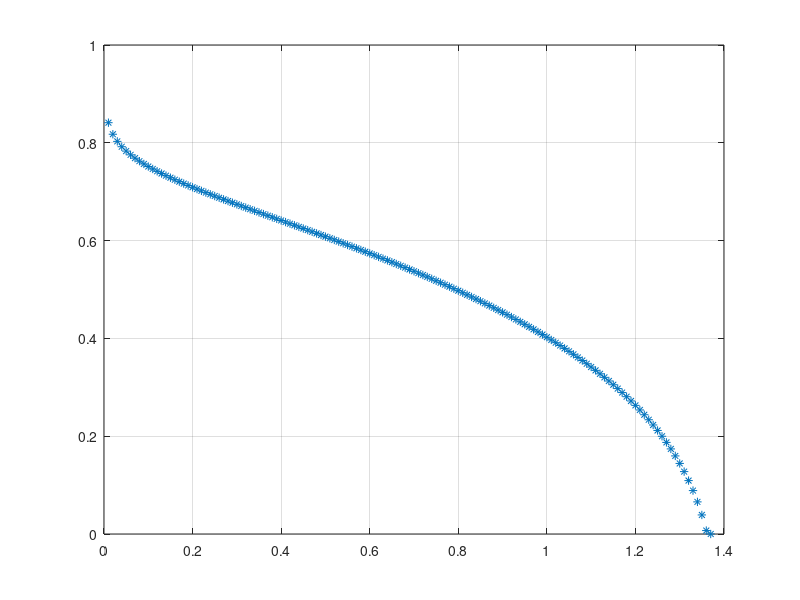

MATLAB code to generate this figure: (Note: this script raises an error after producing the figure.)
%% =====================Fuel Cell Modelling============================= %%


%Set variables

R =  8.314;     %ideal gas constant
F = 96487;      %Faraday's constant (coulombs)
T_c = 90;       %Temperature in degrees celsius        
p_h2 = 3;       %Hydrogen Pressure in atm
p_air = 3;      %Air Pressure
A_cell = 100;   % Area of cell
N_cells = 90;   % Number of cells
r = 0.19;       % internal resistance
alpha = 0.5;    % Transfer co-efficient
Alpha1 = 0.085;   % Amplification constant
i_o = 10^-6.912;% exchange current density
i_l = 1.4;      % limiting current density
Gf_liq = -228170;   %Gibbs function in liquid form(lower heating value)
k = 1.1;

%Temperature conversion
T_k = T_c + 273.15;

%loop current

loop = 1;

v_out = zeros(151);
i_out = zeros(151);
count = 0;
i = 0.0;
for N = 0:150
    count = count+1;
    i = i + 0.01;
    i_out(count) = i;
    % calculating Partial Pressures
    
    % saturation Pressure of Water
    x = -2.1794 + 0.02953 .* T_c-9.1837 .* (10.^-5) .* (T_c.^2) ...
        + 1.4454 .* (10.^-7) .* (T_c.^3);
    p_h2o = (10.^x);
    
    % Calculation of partial pressure of hydrogen
    pp_h2 = 0.5 .* ((p_h2)./(exp(1.653 .* i./(T_k.^1.334)))-p_h2o);
    
    % Calculating partial pressure of oxygen
    pp_o2 = (p_air./exp(4.192 .* i/(T_k.^1.334)))-p_h2o;
    
    %Activation Losses
    b = R .* T_k./(2 .*alpha .* F); %tafel slope
    v_act = -b .* log(i./i_o); % Tafel equation
    
    % Ohmic Losses
    v_ohmic = -(i*r);
    
    %Mass Transport Losses
    term = 1- (i./i_l);
    if term > 0
        v_conc = Alpha1 .* (i.^k) .* log(1-(i./i_l));
    else
        v_conc = 0;
    end
    
    % Calculation of Nernst voltage
    E_nernst = -Gf_liq./(2 .* F) - ((R .* T_k) .* ...
        log(p_h2o./(pp_h2 .* (pp_o2.^0.5))))./(2 .* F);
   
    % Calculation of output voltage
    v_out(count) = E_nernst + v_ohmic + v_act + v_conc;
    if term < 0
        v_conc = 0;
        break
    end
    if v_out(count) < 0
        v_out(count) = 0;
        break
    end
    
end
v_out = v_out(1:count);
i_out = i_out(1:count);
figure(1)
    title('Fuel cell polarization curve')
    xlabel('Current density (A/cm^2)');
    ylabel('Output voltage (Volts)');
    plot(i_out,v_out,'*')
    grid on
    hold on
    
    hline = refline(0, E_nernst);
    set(hline, 'Color', 'r');
legend('i-v curve', 'thermo. potential')